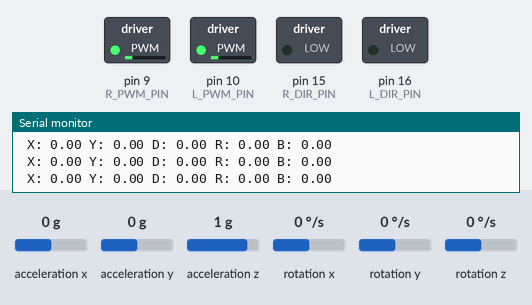
The sketch below on a simulated Arduino Leonardo, built with avr-gcc and run on an emulated ATmega32U4. On the bench: switched loads named in the sketch (green lamp = pin HIGH), the last lines printed to the serial monitor. The inputs (shaded band) are chosen by the test bench; at power-on: acceleration x 0 g, rotation z 0 °/s, acceleration y 0 g, acceleration z 1 g, rotation x 0 °/s, rotation y 0 °/s.

Above: at 4.2 s.
4.3 s: acceleration x set to -1.4 g
At 6.6 s:
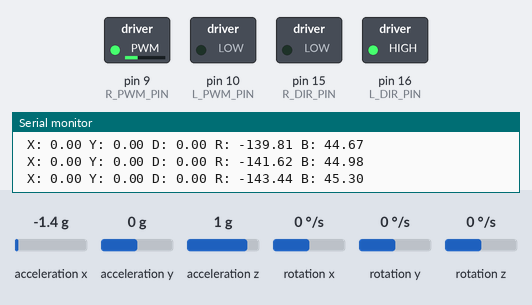
7.3 s: rotation z set to 192 °/s
At 8.39 s:
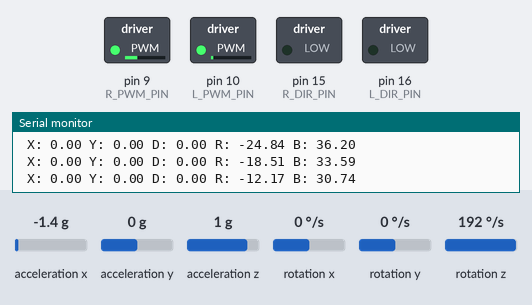
10.3 s: rotation z set to -100 °/s
At 11.8 s:
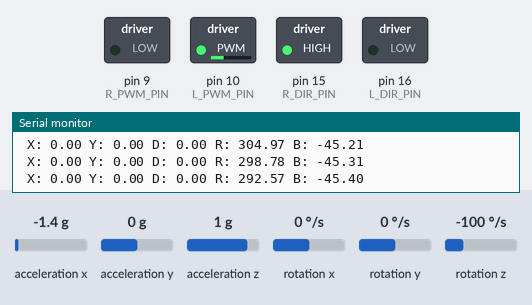
13.3 s: rotation z set to 184 °/s
At 15.56 s:
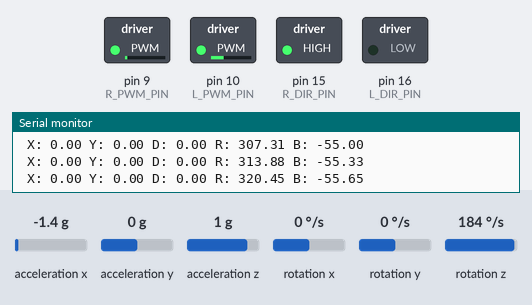
Timing chart, 0 to 20.0 s (numbered marks = the images above; inputs shaded):
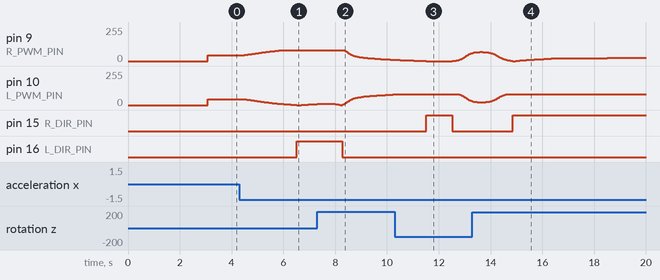

The sketch:

compownlib.ino
```cpp
#include <Wire.h>
#include <LSM6.h>
#include "complementary.hpp"
#include "nonBlockingMillis.h"
#include "motor.hpp"
#include "pidLib.h"
#include "imuCalc.hpp"
#include "Romi.h"

#define _SPEED_ 45

#define KP_VAL 30.0   // increase response time, but it'll increase oscillation also
#define KI_VAL 0.15   // minimise the total error
#define KD_VAL 0.8   // if there is a huge changing

#define SQUARE_DISTANCE 500

#define SEND_DATA 1

LSM6 imu;
ComplementFilter<LSM6> cmp(imu);
imuCalculator imclc;

//Bluetooth instance
HardwareSerial& bthc05(Serial1);

//These variables for handling the finite state machine
uint8_t current_state;
uint8_t next_state = IDLE_STATE;
uint32_t blocking_time {0};

//right and left motor instances
myMotor<uint8_t> leftMotor(L_DIR_PIN, L_PWM_PIN);
myMotor<uint8_t> rightMotor(R_DIR_PIN, R_PWM_PIN);

PID pidMotor(KP_VAL, KI_VAL, KD_VAL);

PID H_PID(KP_VAL, KI_VAL, KD_VAL);
PID L_PID(KP_VAL, KI_VAL, KD_VAL);
PID R_PID(KP_VAL, KI_VAL, KD_VAL);

int8_t turnRight = 1;
int8_t turnLeft  = 1;

uint8_t countTask{ 0 };

float bearing {0};

float driveStraight(float theta_demand) {
  return H_PID.updateValue(0 , (atan((theta_demand - imclc.rotation) * PI / 180.0)));
}

//square implementation
bool taskHandler() {
  if (countTask == 0) {
    if (imclc.Xnew <= SQUARE_DISTANCE) {
      bearing = driveStraight(0);
      return false;
    }
    else {
      countTask++;
      return true;
    }
  } else if (countTask == 1) {
    if (imclc.Ynew >= -SQUARE_DISTANCE) {
      bearing = driveStraight(-90);
      return false;
    }
    else {
      countTask++;
      return true;
    }
  } else if (countTask == 2) {
    if (imclc.Xnew >= 0) {
      bearing = driveStraight(-180);
      return false;
    }
    else {
      countTask++;
      return true;
    }
  } else if (countTask == 3) {
    if (imclc.Ynew <= 0) {
      bearing = driveStraight(-270);
      return false;
    }
    else {
      countTask++;
      return true;
    }
  }
}

//create the function which is called periodically
void imuTask(void);
taskInsert imuTaskIns(imuTask, 10);

void imuTask(void) {
  static int staticTime = 0;

  //update the filter values
  cmp.updateFilter();

  //get the coordinate using IMU sensor parameters
  imclc.getCoordinate(cmp.getFilteredZ(), cmp.getFilteredY());

#if SEND_DATA
  Serial.print(" X: "); Serial.print(imclc.Xnew);
  Serial.print(" Y: "); Serial.print(imclc.Ynew);
  Serial.print(" D: "); Serial.print(imclc.distance);
  Serial.print(" R: "); Serial.print(imclc.rotation);
  Serial.print(" B: "); Serial.println(bearing);
  //Send values trough bluetooth
  bthc05.print(imclc.Ynew); bthc05.print("\t");
  bthc05.print(imclc.Xnew); bthc05.print("\t");
  bthc05.print(imclc.rotation); bthc05.print("\t");
  bthc05.println(bearing);
#endif

  leftMotor.motorControl(turnLeft * -_SPEED_ + bearing);
  rightMotor.motorControl(turnRight * -_SPEED_ - bearing);

}

void setup() {
  // put your setup code here, to run once:

  Serial.begin(9600);
  Wire.begin();

  if (!imu.init()) {
    Serial.println("Failed to detect and initialize IMU!");
    while (1);
  }
  imu.enableDefault();
  delay(1000); // Wait for sensor to stabilize
  pidMotor.reset();

  //delay(4000);

  for (int i = 0; i < 1000; i++) {
    //wait till sensor stabilize
    cmp.updateFilter();
    imclc.rotation = 0;
  }

  bthc05.begin(9600);
  GO_HANDLE(IDLE_STATE); // start with handling IDLE state

}

void loop() {

  //Update the time for non-blocking tasks
  taskInsert::executeTasks();

  switch (current_state) {

    case IDLE_STATE: {
        /*Start the state machine with the idle state (do nothing here)
          GO_HANDLE macro and the others are defined in the Romi.h file.
          They are used to navigate the flow of control. */

        GO_HANDLE(PATH_TRACING);
        break;
      }

    case PATH_TRACING: {
        if (!taskHandler()) {
          turnLeft = 1;
          turnRight = 1;
          imuTaskIns.callMyTask();
          GO_HANDLE(PATH_TRACING);
        } else if (countTask >= 4) {
          BREAK_AND_GO(STOP_SYSTEM)
        } else {
          //Reset the accel. value and motor speed
          imclc.acceleration = 0.0;
          leftMotor.motorControl(0);
          rightMotor.motorControl(0);
          GO_HANDLE(WAIT_BEFORE_TURNING);
        }

        break;
      }

    case WAIT_BEFORE_TURNING: {
        WAIT_NONBLOCKING_SAME_MS(500, WAIT_BEFORE_TURNING);
        GO_HANDLE(TURN_ROMI_STATE);
        break;
      }

    case TURN_ROMI_STATE: {
        if (!imclc.turnDegree(-90)) {
          //turn motor right
          turnLeft = 1;
          turnRight = -1;
          imuTaskIns.callMyTask();
          GO_HANDLE(TURN_ROMI_STATE);
        } else {
          imclc.acceleration = 0.0;
          leftMotor.motorControl(0);
          rightMotor.motorControl(0);
          GO_HANDLE(MOTOR_STOP);
        }
        break;
      }

    case MOTOR_STOP: {
        cmp.updateFilter();//stabilize its z axis value
        WAIT_NONBLOCKING_SAME_MS(500, MOTOR_STOP);
        leftMotor.motorControl(0);
        rightMotor.motorControl(0);
        GO_HANDLE(PATH_TRACING);
        break;
      }

    case STOP_SYSTEM: {
        leftMotor.motorControl(0);
        rightMotor.motorControl(0);
        break;
      }
    default : {
        GO_HANDLE(IDLE_STATE);
        break;
      }

  }
}
```

Romi.h
```cpp
#ifndef _ROMI_H_
#define _ROMI_H_

#include "nonBlockingMillis.h"

#define GO_HANDLE(x) { current_state = x; }
#define WAIT_THEN_GO_STATE(n, t)  \
		current_state = NON_BLOCKING_DELAY_STATE; \
	    next_state = n;  \
		blocking_time = t  \

#define WAIT_NONBLOCKING_MS(ms) if (!nonBlockingDelay(ms)) { \
         			 GO_HANDLE(IDLE_STATE);  \
         			 break; \
       				 }

#define WAIT_NONBLOCKING_SAME_MS(ms, state) if (!nonBlockingDelay(ms)) { \
					GO_HANDLE(state); \
         			 break; \
       				 }

#define WAIT_AND_GO(ms)   static uint16_t tm {0}; \
                          if(tm < ms) {tm++; break;} \
                          else {tm=0;}

#define BREAK_AND_GO(st) GO_HANDLE(st); \
						 break;

enum ROMI_STATES {
  IDLE_STATE,
  NON_BLOCKING_DELAY_STATE,
  WAIT_BEFORE_TURNING,
  TURN_ROMI_STATE,
  PATH_TRACING,
  MOTOR_STOP,
  STOP_SYSTEM,

};

extern uint8_t current_state;
extern uint8_t next_state;
extern uint32_t blocking_time;

#endif _ROMI_H_
```

complementary.hpp
```cpp
#ifndef _COMPLEMENTARY_FILTER_
#define _COMPLEMENTARY_FILTER_

#define WEIGHT 0.93

template<typename cls>
class ComplementFilter {

  private:
    uint32_t timer_;

    /* IMU Data */
    cls * imu_;
    double accX_, accY_, accZ_;
    double gyroX_, gyroY_, gyroZ_;
    double gyroXangle_, gyroYangle_, gyroZangle_; // Angle calculate using the gyro only
    double compAngleX_, compAngleY_, compAngleZ_; // Calculated angle using a complementary filter
    double kalAngleX_, kalAngleY_, kalAngleZ_; // Calculated angle using a Kalman filter

    float weight_combination = WEIGHT;

  public:

    ComplementFilter(cls const & imu_sensor) {
      imu_ = &imu_sensor;
      timer_ = micros();
    }

    void setWeight(float w) {
      if ( w > 1 || w < 0)
        return;
      weight_combination = w;
    }

    void updateImuValues() {
      imu_->read();
      accX_ = imu_->a.x;
      accY_ = imu_->a.y;
      accZ_ = imu_->a.z;

      gyroX_ = imu_->g.x;
      gyroY_ = imu_->g.y;
      gyroZ_ = imu_->g.z;
    }

    float getFilteredX() {
      return compAngleX_;
    }

    float getFilteredY() {
      return compAngleY_;
    }
    float getFilteredZ() {
      return compAngleZ_;
    }

    void updateFilter() {

      updateImuValues();

      double dt_ = (double)(micros() - timer_) / 1000000.0; // Calculate delta time
      timer_ = micros();

      float pitch = atan (accX_ / sqrt(accY_ * accY_ + accZ_ * accZ_)) * RAD_TO_DEG;
      float roll =  atan (accY_ / sqrt(accX_ * accX_ + accZ_ * accZ_)) * RAD_TO_DEG;
      float yaw =   atan (accZ_ / sqrt(accX_ * accX_ + accZ_ * accZ_)) * RAD_TO_DEG;

      double gyroXrate_ = gyroX_ * 0.00875; // Convert to deg/s
      double gyroYrate_ = gyroY_ * 0.00875; // Convert to deg/s
      double gyroZrate_ = gyroZ_ * 0.00875; // Convert to deg/s

      gyroXangle_ += gyroXrate_ * dt_; // Calculate gyro angle without any filter
      gyroYangle_ += gyroYrate_ * dt_;
      gyroZrate_  += gyroZrate_ * dt_;

      // Calculate the angle using a Complimentary filter
      compAngleX_ = weight_combination * (compAngleX_ + gyroXrate_ * dt_) + (1 - weight_combination) * roll;
      compAngleY_ = weight_combination * (compAngleY_ + gyroYrate_ * dt_) + (1 - weight_combination) * pitch;
      compAngleZ_ = weight_combination * (compAngleZ_ + gyroZrate_ * dt_) + (1 - weight_combination) * yaw;

      if (gyroXangle_ < -180 || gyroXangle_ > 180)
        gyroXangle_ = kalAngleX_;
      if (gyroYangle_ < -180 || gyroYangle_ > 180)
        gyroYangle_ = kalAngleY_;
      if (gyroZangle_ < -180 || gyroZangle_ > 180)
        gyroZangle_ = kalAngleZ_;

    }
};

#endif
```

imuCalc.hpp
```cpp
#ifndef _IMU_CALC_
#define _IMU_CALC_

#define VEL_GAIN   10000
#define OFFSET_DOWN_VAL 1.5
#define OFFSET_UP_VAL 5.0
#define ANG_COEF 0.13
#define ROT_MEAN 44.15
#define ROT_LIMIT 1.0

class imuCalculator {

  private:
    uint64_t timer;
    float accOffsetDown{OFFSET_DOWN_VAL};
    float accOffsetUp{OFFSET_UP_VAL};
  public:
    float acceleration{0};
    float distance{0};
    float velocity{0};
    float rotation{0};
    float Xnew{0}, Ynew {0}; // Y - coordinate

    imuCalculator() {
      //default ctor.
    }

    imuCalculator(float offsetUp, float offsetDown) :
      accOffsetUp{offsetUp}, accOffsetDown{offsetDown}  {

    }

    auto getAcc()->float {
      return acceleration;
    }

    void calcVelDist() {
      double dt_ = (double)(micros() - timer) / 1000000.0; // Calculate delta time
      timer = micros();
      velocity =  acceleration * dt_ * VEL_GAIN;
      distance += 0.5 * velocity * dt_;
    }

    void getCoordinate (float rot, float acc) {
      //calculate x - y position
      static float last_distance {0};
      getAccelMean(acc);
      updateRotation(rot);
      Ynew += (distance - last_distance) * sin(rotation * PI / 180);
      Xnew += (distance - last_distance) * cos(rotation * PI / 180);
      last_distance = distance;
    }

    void updateRotation(float rot) {
      if (((rot - ROT_MEAN) > ROT_LIMIT) || ((rot - ROT_MEAN) < -ROT_LIMIT)) {
        rotation += (rot - ROT_MEAN) * ANG_COEF;
      }
    }

    bool getAccelMean(float acc) {
      //Get the mean of value between two limit.
      static float collectValue{ 0 };
      static int numberReading{ 0 };
      static bool trigger{ false };

      //Update the distance and velocity params
      calcVelDist();
      if ((acc > accOffsetDown) && (acc < accOffsetUp)) {
        trigger = true;
        collectValue += acc;
        numberReading++;
        return true;
      } else {
        if (trigger && (acc < accOffsetDown)) {
          //get the mean of values
          collectValue /= (float)numberReading;
          acceleration = collectValue;
          //Reset number of reading val
          numberReading = 0;
          collectValue = 0;
          trigger = false;
          return true;
        }
      }
      return false;
    }

    boolean turnDegree(float desiredAngle) {
      static float initialAngle{ 0 };
      static bool  enterTrigger{ true };

      if (enterTrigger) {
        initialAngle = rotation;
        enterTrigger = false;
      }

      float locAngle = (rotation - initialAngle);

      if (desiredAngle > 0) {
        //compare the angle difference for positive values
        if (desiredAngle > locAngle) {
          return false;
        } else {
          enterTrigger = true;
          return true;
        }
      } else if (desiredAngle < 0) {
        //compare the angle difference for positive values
        if (desiredAngle < locAngle) {
          return false;
        }
        else {
          enterTrigger = true;
          return true;
        }
      }
      return false;
    }
};

#endif _IMU_CALC_
```

motor.hpp
```cpp
#ifndef _MOTOR_H_
#define _MOTOR_H_

/* Motor pins definitions */
#define L_PWM_PIN 10
#define L_DIR_PIN 16
#define R_PWM_PIN  9
#define R_DIR_PIN 15
#define MAX_MOTOR_SPEED 100

template <typename motorType>
class myMotor {
private:

	motorType motor_pwm_pin {0};
	motorType motor_dir_pin {0};
	unsigned long mSpeed_last_timestamp = millis();
	int last_counted_val = 0;

public:

	myMotor() {
	}

	myMotor(uint8_t _motor_dir_pin, uint8_t _motor_pwm_pin) :
	motor_dir_pin {_motor_dir_pin}, motor_pwm_pin {_motor_pwm_pin} {
	    /* Motor pin configuration */
  		pinMode( motor_dir_pin, OUTPUT );
  		pinMode( motor_pwm_pin, OUTPUT );
	}

	void motorControl(int motor_power)
	{
		/* if client enter higher speeds, assign it
		   max permissible speed */
		if (abs(motor_power) > 80 ) {
			//Serial.print("non-valid values have been entered!");
			if(motor_power < 0)
				motor_power = -80;
			else if (motor_power > 0)
				motor_power = 80;
		}
		if (motor_power > 0) {
			digitalWrite(motor_dir_pin, HIGH);
			analogWrite(motor_pwm_pin, motor_power);
		}
		else if (motor_power < 0) {
			digitalWrite(motor_dir_pin, LOW);
			analogWrite(motor_pwm_pin, -motor_power);
		}else if (motor_power == 0) {
			digitalWrite(motor_dir_pin, HIGH);
			analogWrite(motor_pwm_pin, motor_power);
		}
	}

	float readMotorSpeed(const long * const encoder_counter) {
    /* In this task we are getting our current
       motor speed.
    */
    unsigned long mSpeed_time_now = millis();

    float counterDiff = *encoder_counter - last_counted_val;
    float velocity = counterDiff / (float)(mSpeed_time_now - mSpeed_last_timestamp);
    velocity = MAX_MOTOR_SPEED * velocity / 3.0 /* 3.0 max speed for 100 */;
    last_counted_val = *encoder_counter;
    mSpeed_last_timestamp = millis();
    return velocity;
	}

};


#endif _MOTOR_H_
```

nonBlockingMillis.cpp
```cpp
#include "Arduino.h"
#include "nonBlockingMillis.h"

unsigned long taskInsert::time_now = 0;

/* To call all function in a spesific time,
   this function should be used */

bool taskInsert::callMyTask(void) {
  static boolean is_entered_first_cls = true;
  elapsed_time = time_now - last_timestamp;

  if(is_entered_first_cls){
  	last_timestamp = millis();
  	is_entered_first_cls = false;
  }

  if (elapsed_time > freqOfTask)
  {
  	is_entered_first_cls = true;
    last_timestamp = millis();
    myTaskFunc();
    // inform the user that the task has been implemented
    return true;
  }
  // inform the user that the task has not been implemented
  return false;
}

// get the elapsed time value
unsigned long taskInsert::getElapsedTime(void) {
  return elapsed_time;
}

boolean nonBlockingDelay(unsigned long dly) {

  static unsigned long delay_last_timestamp = 0;
  static boolean is_entered_first = true;

  if (is_entered_first) {
    delay_last_timestamp = millis();
    is_entered_first = false;
  }

  unsigned long delay_time_now = millis();
  if ((delay_time_now - delay_last_timestamp) > dly)
  {
    is_entered_first = true;
    return true;
  }
  else {
    return false;
  }

}
```

nonBlockingMillis.h
```cpp
#ifndef _NON_BLOCKING_MILLIS_
#define _NON_BLOCKING_MILLIS_

#include "stdint.h"

/* This class is designed for handling multi
   tasks based system. It is just provide us
   non-blocking mechanism, but in more convinient
   way */

boolean nonBlockingDelay(unsigned long dly);

class taskInsert {
  private:
  	//we will use a function pointer to be able to implement
  	//them as a parameters.
    typedef void(*taskHandler)(void);
    unsigned long freqOfTask{ 0 };
    unsigned long last_timestamp{ 0 };
    unsigned long elapsed_time{ 0 };
    taskHandler myTaskFunc{ nullptr };
    static unsigned long time_now;
  public:
    /*  Constructor of this class is taking the function which is
        intended to work for a certain frequency and the frequency
        of this function.
    */
    taskInsert(taskHandler fptr, uint16_t freq) : freqOfTask{ freq },
      myTaskFunc{ fptr } {
      // Get the first millis value before start this task
      last_timestamp = millis();
    }

    // This function will be calling the desired function for a certain freq
    bool callMyTask(void);

    // This function is to get the current system working time
    static void executeTasks(void) {
      // Get how much time has passed right now for all instance.
      time_now = millis();
    }

    unsigned long getElapsedTime(void);
};

#endif _NON_BLOCKING_MILLIS_
```

pidLib.cpp
```cpp
#include "Arduino.h"
#include "pidLib.h"

/*
   Class constructor
   This runs whenever we create an instance of the class
*/
PID::PID(float P, float I, float D)
{
  //Store the gains
  setGains(P, I, D);
  //Set last_millis
  reset();
}

/*
   This function prints the individual contributions to the total contol signal
   You can call this yourself for debugging purposes, or set the debug flag to true to have it called
   whenever the update function is called.
*/
void PID::printComponents() {

}

void PID::reset() {
  last_error = 0;
  integral_error = 0;
  Kp_output = 0;
  Ki_output = 0;
  Kd_output = 0;
  //last_millis     = millis();
}

/*
   This function sets the gains of the PID controller
*/
void PID::setGains(float P, float I, float D) {
  Kp = P;
  Kd = D;
  Ki = I;
}

/*
   This is the update function.
   This function should be called repeatedly.
   It takes a measurement of a particular quantity and a desired value for that quantity as input
   It returns an output; this can be sent directly to the motors,
   or perhaps combined with other control outputs
*/
float PID::updateValue(float demand, float measurement) {

  float error = measurement - demand;
  float err_diff = error - last_error;

  integral_error += error;

  /* To eliminate un stabilize problem, we should use this guard.*/
  if (integral_error > 150)
    integral_error = 150;
  else if (integral_error < -150)
    integral_error = -150;

  //Calculate P,I,D Term contributions.
  Kp_output = Kp * error;
  Kd_output = Kd * err_diff;
  Ki_output = Ki * integral_error;

  //Add the three components to get the total output
  //output signal -> total pid output value
  output_signal = Kp_output + Kd_output + Ki_output;

  //motor voltage should not over this determined value.
  if (output_signal > 150)
    output_signal = 150;
  else if (output_signal < -150)
    output_signal = -150;

  last_error = error;
  // Pass the result back.
  return output_signal;
}
```

Source omitted: pidLib.h (1017 bytes)

Measured:
- after the input at 4.3 s, pin 9 (R_PWM_PIN): moves from 45/255 to 80/255 over 1.4 s, starting after 0.19 s; pin 16 (L_DIR_PIN): LOW → HIGH after 2.2 s
- after the input at 7.3 s, pin 9 (R_PWM_PIN): moves from 80/255 to 10/255 over 1.9 s, starting after 1.1 s; pin 16 (L_DIR_PIN): HIGH → LOW after 0.97 s
- after the input at 10.3 s, pin 15 (R_DIR_PIN): LOW → HIGH after 1.2 s instead of 0.94 s
- after the input at 13.3 s, pin 15 (R_DIR_PIN): LOW → HIGH after 1.6 s; pin 16 (L_DIR_PIN): stays LOW (without the input it goes to HIGH after 1.5 s)
